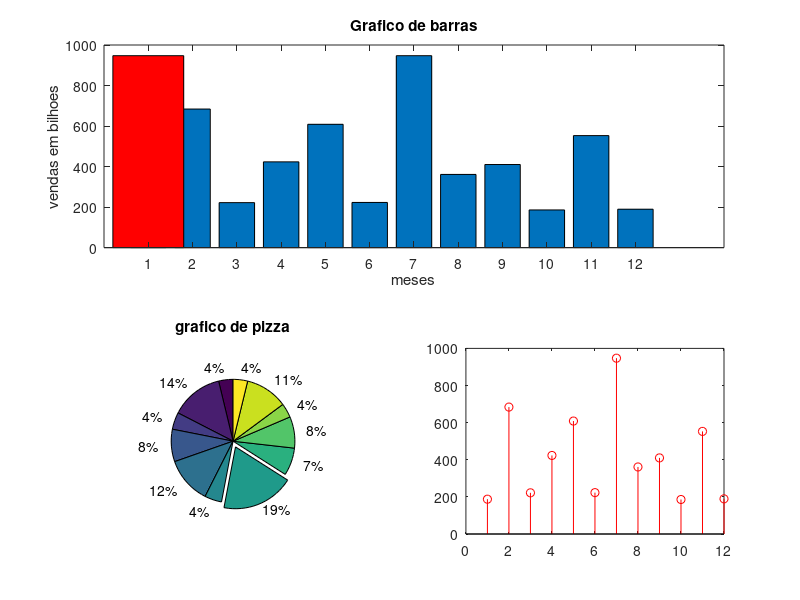

This figure's MATLAB source: (Note: this script raises an error after producing the figure.)
clear
close all
clc

y(1:12) = rand(1,12);
y = 1000*y;
x = linspace(1,12,12);
ymax = max(y);

for i=1:12
    if y(i) == ymax
        xmax = i;
    end    
end

figure
subplot(2,2, [1 2])
bar(y)
hold on
bar(ymax, 'r')
title('Grafico de barras')
xlabel('meses')
ylabel('vendas em bilhoes')

subplot(2,2, 3)
destaque(1,12) = zeros;
destaque(xmax) = 1;
pie(y, destaque);
title('grafico de pizza')



subplot(2,2, 4)
stem(x,y, 'r')
hold on
stem(xmax, ymax, 'd', 'b', 'LineWidth', 1.5, 'MarkerSize', 8)
xlim([1 12])
title('Grafico generico \Omega')
xlabel('meses')
ylabel('vendas em milhoes')